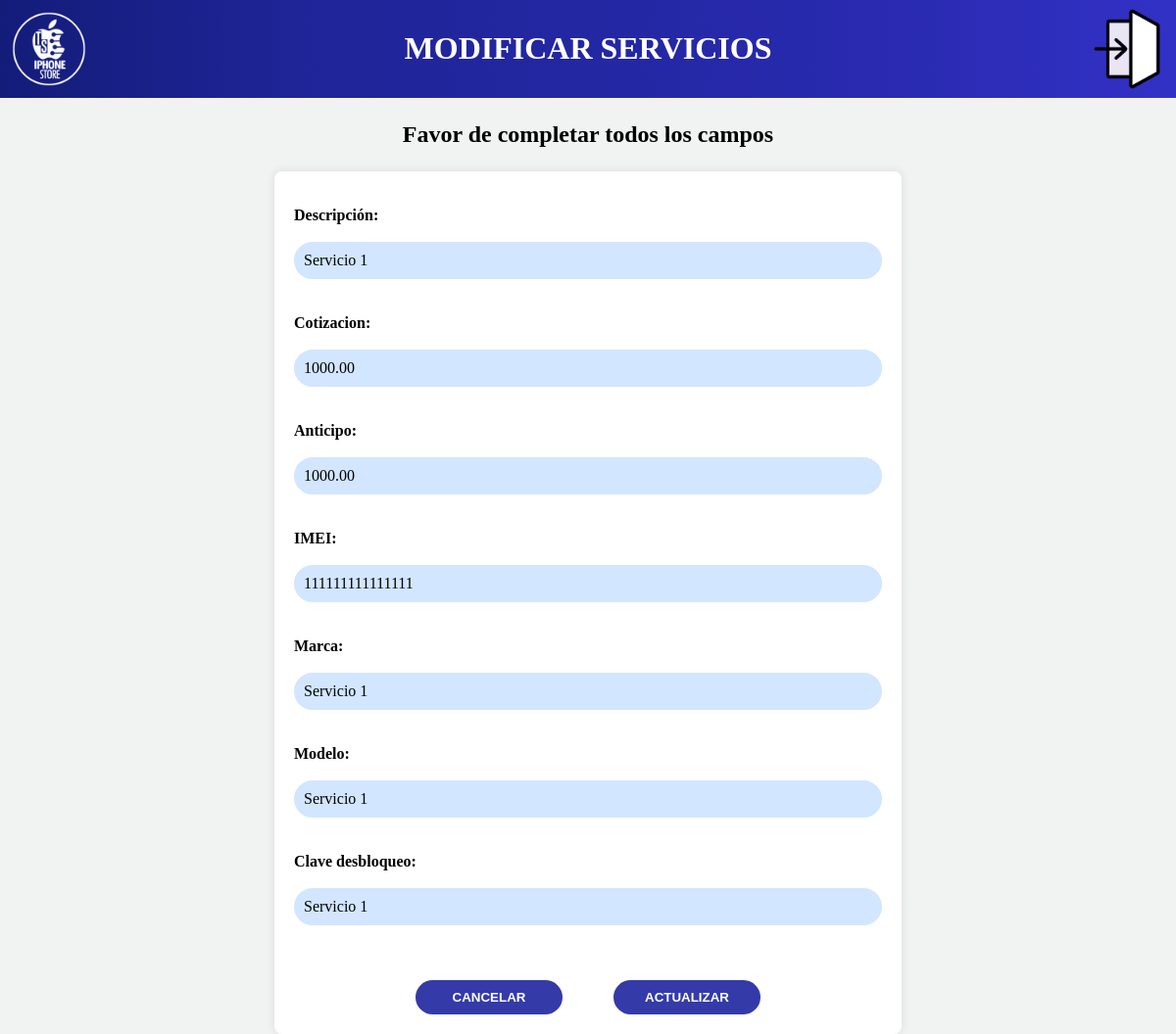
Page /servicios/modificar/1/ (signed in) on the committed database.
### apps/servicios/models.py (models this page shows, shortened)
class Servicio(models.Model):
    ESTADO_CHOICES = (
        ('ingresado', 'Ingresado'),
        ('en_proceso', 'En Proceso'),
        ('finalizado', 'Finalizado'),
        ('entregado', 'Entregado'),
    )
    cliente = models.ForeignKey(Cliente, on_delete=models.CASCADE, null=False)
    celular = models.ForeignKey(Celular, on_delete=models.CASCADE, null=False)
    descripcion = models.TextField()
    cotizacion = models.DecimalField(max_digits=10, decimal_places=2)
    estado = models.CharField(max_length=20, choices=ESTADO_CHOICES, default='ingresado')
    pagado = models.BooleanField(default=False)
    anticipo = models.DecimalField(max_digits=10, decimal_places=2, default=0.00)  # Nuevo campo para el anticipo
    activo = models.BooleanField(default=True)
    total = models.DecimalField(max_digits=10, decimal_places=2, default=0.00)

### apps/clientes/models.py (models this page shows)
class Celular(models.Model):
    cliente = models.ForeignKey(Cliente, on_delete=models.CASCADE, related_name='celulares')
    imei = models.CharField(max_length=15, blank=True, null=True)
    marca = models.CharField(max_length=100)
    modelo = models.CharField(max_length=100)
    clave_desbloqueo = models.CharField(max_length=20)

### apps/servicios/views.py (the view)
# urls.py: path('servicios/modificar/<int:id>/', views.servicios_editar, name='servicios_editar'),
@login_required
def servicios_editar(request, id):
    servicio = get_object_or_404(Servicio, id=id)
    celular_actual = servicio.celular  # Guardar el celular actual antes de cualquier cambio
    if request.method == 'POST':
        form = ServicioModificacionForm(request.POST, instance=servicio)
        if form.is_valid():
            nuevo_imei = form.cleaned_data['imei']
            if nuevo_imei:
                celular, created = Celular.objects.get_or_create(
                    cliente=servicio.cliente,
                    imei=nuevo_imei,
                    defaults={
                        'marca': form.cleaned_data['marca'],
                        'modelo': form.cleaned_data['modelo'],
                        'clave_desbloqueo': form.cleaned_data['clave_desbloqueo'],
                    }
                )
            else:
                messages.error(request, 'El IMEI no puede estar vacío.')
                return render(request, 'servicios_modificar.html', {'form': form})
            celular, created = Celular.objects.get_or_create(
                cliente=servicio.cliente,
                imei=nuevo_imei,
                defaults={
                    'marca': form.cleaned_data['marca'],
                    'modelo': form.cleaned_data['modelo'],
                    'clave_desbloqueo': form.cleaned_data['clave_desbloqueo'],
                }
            )
            if not created:
                celular.cliente = servicio.cliente
                celular.marca = form.cleaned_data['marca']
                celular.modelo = form.cleaned_data['modelo']
                celular.clave_desbloqueo = form.cleaned_data['clave_desbloqueo']
                celular.save()
            servicio.celular = celular
            if servicio.anticipo < servicio.cotizacion:
                servicio.pagado = False
            servicio.save()
            messages.success(request, 'Servicio actualizado correctamente.')
            return redirect('servicios_gestion')
        else:
            messages.error(request, 'Por favor corrija los errores en el formulario.')
    else:
        form = ServicioModificacionForm(instance=servicio)
    return render(request, 'servicios_modificar.html', {
        'form': form,
    })

### apps/servicios/forms.py
class ServicioModificacionForm(forms.ModelForm):
    imei = forms.CharField(max_length=15, required=False, label='IMEI')
    marca = forms.CharField(max_length=100, required=False, label='Marca')
    modelo = forms.CharField(max_length=100, required=False, label='Modelo')
    clave_desbloqueo = forms.CharField(max_length=20, required=False, label='Clave desbloqueo')
    descripcion = forms.CharField(max_length=200, required=False, label='Descripción')
    class Meta:
        model = Servicio
        fields = ['descripcion', 'cotizacion', 'anticipo']
    def __init__(self, *args, **kwargs):
        super(ServicioModificacionForm, self).__init__(*args, **kwargs)
        if self.instance and hasattr(self.instance, 'cliente'):
            celular = self.instance.celular
            if celular:
                self.fields['imei'].initial = celular.imei
                self.fields['marca'].initial = celular.marca
                self.fields['modelo'].initial = celular.modelo
                self.fields['clave_desbloqueo'].initial = celular.clave_desbloqueo
        for field_name in self.fields:
            self.fields[field_name].required = False

### templates/servicios_modificar.html (shortened to what this page needs)
{% load static %}
<!DOCTYPE html>
<html lang="es">
    <head>
        <link rel="stylesheet" href="{% static 'css/servicios_form.css' %}" />
    </head>
    <body>
        <div class="header">
            <a href="/home"
                ><img
                    src="{% static 'img/icono_ts.png' %}"
                    alt="IconoTS"
                    class="icon"
            /></a>
            <h1>MODIFICAR SERVICIOS</h1>
            <a href="{% url 'logout' %}">
                <img
                    src="{% static 'img/logout_ts.png' %}"
                    alt="LogoutTS"
                    class="icon-right"
                />
            </a>
        </div>
        <div class="welcome-container">
            <p class="subtext">Favor de completar todos los campos</p>
        </div>
        <div class="formulario">
            <form id="miFormulario" method="post">
                {% csrf_token %} {{ form.as_p }}
                <div class="button-container">
                    <button
                        id="cancelarRegistro"
                        type="button"
                        class="cancelar"
                    >
                        CANCELAR
                    </button>
                    <button type="submit">ACTUALIZAR</button>
                </div>
            </form>
        </div>
    </body>
</html>

### static/css/servicios_form.css (style rules this page uses)
body { margin: 0; padding: 0; font-family: Calibri; background-color: #f1f3f3; }
.header { background: linear-gradient( to right, #131c79, #1f2497, #2327a2, #292ab0, #3231c6 ); color: #fff; padding: 10px; text-align: center; margin-bottom: 20px; }
.icon, .icon-right { position: absolute; top: 0; width: 100px; height: 100px; padding: 0; box-sizing: border-box; }
.icon { left: 0; }
.icon-right { right: 0; }
.welcome-container { text-align: center; }
.subtext { color: #000; font-size: 24px; font-weight: bold; }
.formulario { max-width: 600px; margin: 0 auto; background-color: #fff; padding: 20px; border-radius: 8px; box-shadow: 0 0 10px rgba(0, 0, 0, 0.1); }
.formulario label { display: block; margin-bottom: 18px; font-weight: bold; }
.formulario input, .formulario textarea { width: 100%; padding: 8px; margin-bottom: 20px; box-sizing: border-box; border: 2px solid #d2e6ff; border-radius: 20px; background-color: #d2e6ff; font-family: Calibri; font-size: 16px; }
.formulario button { width: 25%; background: #343ba8; color: #fff; padding: 10px; border: none; border-radius: 20px; cursor: pointer; font-weight: bold; display: inline-block; margin-right: 4%; margin-left: 4%; margin-top: 20px; }
.formulario .button-container { text-align: center; }

### rows in the picture
Servicio: descripcion "Servicio 1", cotizacion "1000.00", anticipo "1000.00"
Celular: imei "111111111111111", marca "Servicio 1", modelo "Servicio 1", clave_desbloqueo "Servicio 1"
